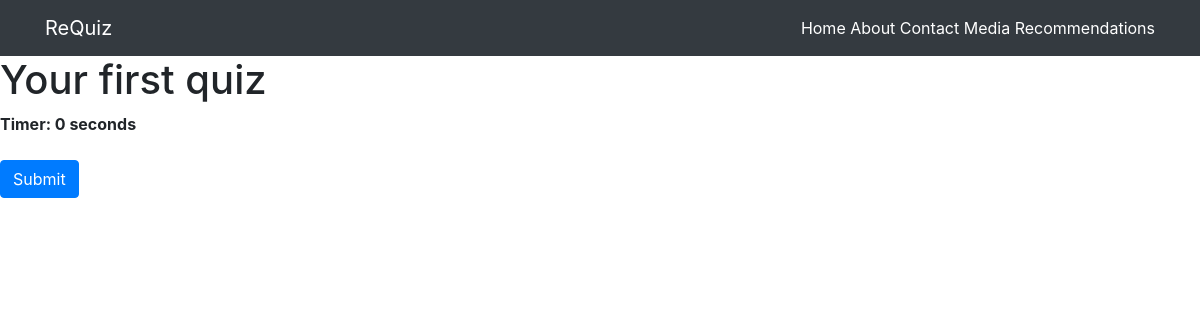
Before: /start_lite/1 with the older database file.
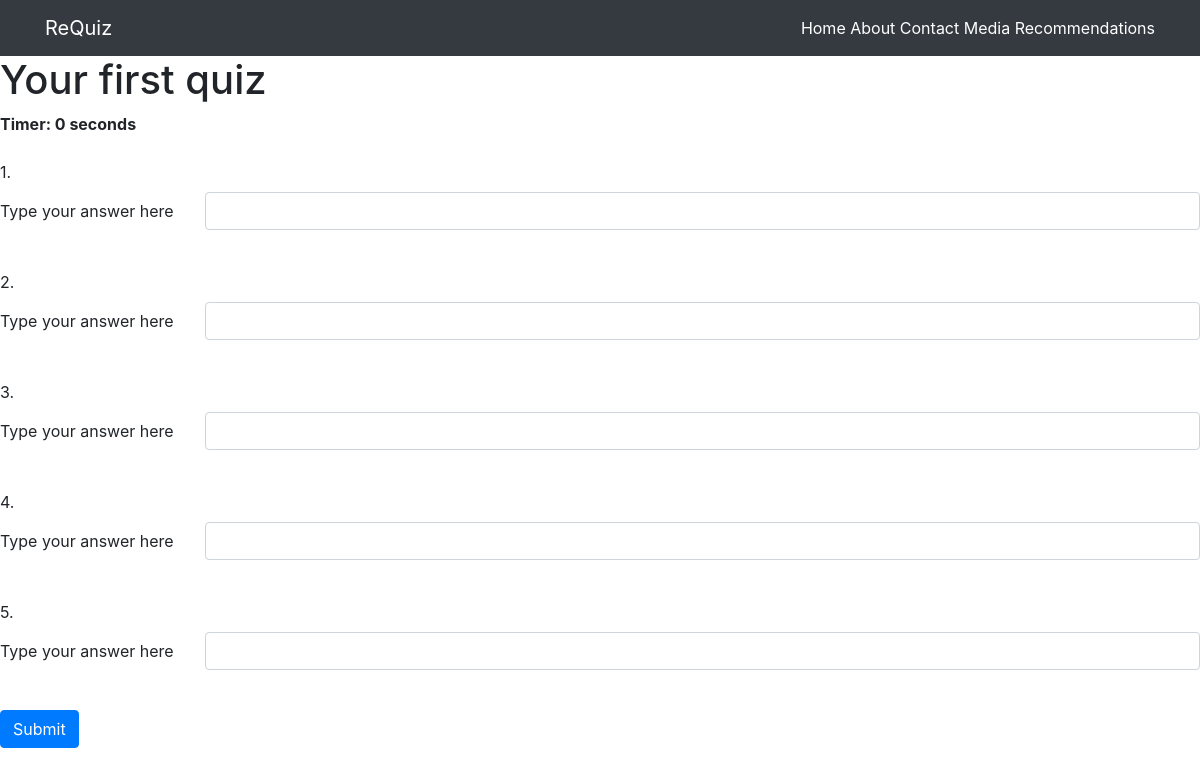
After: the same page with the newer database file.
### requiz/models.py (models this page shows, shortened)
class Updated(models.Model):
    date_updated = models.DateTimeField(verbose_name=_("Last Updated"), auto_now=True)
    class Meta:
        abstract = True

class Question(Updated):
    class Meta:
        verbose_name = _("Question")
        verbose_name_plural = _("Questions")
        ordering = ['id']
    SCALE = (
        (0, _('Fundamental')),
        (1, _('Beginner')),
        (2, _('Intermediate')),
        (3, _('Advanced')),
        (4, _('Expert'))
    )
    TYPE = (
        (0, _('Multiple Choice')),
    )
    quiz = models.ForeignKey(Quizzes, related_name="question", on_delete=DO_NOTHING)
    technique = models.IntegerField(choices=TYPE, default=0, verbose_name=_("Type of Question"))
    title = models.CharField(max_length=255, verbose_name=_("Title"))
    difficulty = models.IntegerField(choices=SCALE, default=0, verbose_name=_("Difficulty"))
    created_at = models.DateTimeField(auto_now_add=True)
    is_active = models.BooleanField(default=False, verbose_name=_("Active Status"))

### requiz/views.py (the view)
# urls.py: path('start_lite/<int:user_id>', views.start_lite),
def start_lite(request, user_id):
    context = {
        'user': KidUser.objects.get(id = user_id),
        'questions': Question.objects.all()
    }
    return render(request, "quizlite.html", context)

### requiz/templates/quizlite.html (shortened to what this page needs)
<!DOCTYPE html>
<html lang="en">
<head>
    <link rel="stylesheet" href="https://stackpath.bootstrapcdn.com/bootstrap/4.5.2/css/bootstrap.min.css"
>
    {% load static %}
    <link rel="stylesheet" href="{% static 'css/quizlite.css' %}">
</head>
<body>
    <nav class="navbar navbar-expand-lg navbar-dark bg-dark">
        <div class="container">
            <a class="navbar-brand" href="/">ReQuiz</a>
            <div class="collapse navbar-collapse" id="navbarText">
                <span class="navbar-text">
                    <a href="/">Home</a>
                    <a href="/about">About</a>
                    <a href="/contact">Contact</a>
                    <a href="/media">Media</a>
                    <a href="/recommend">Recommendations</a>
                </span>
            </div>
        </div>
    </nav>
    <h1>Your first quiz</h1>
    <div  id="displaytimer"><b>Timer: 0 seconds</b></div>
    <form action="/process_quiz" method="POST">
        {% for question in questions %}
        <label for="question"> {{question.id}}. {{question.question}}</label>
        <div class="row mb-3">
            <label for="answer" class="col-sm-2 col-form-label">Type your answer here</label>
            <div class="col-sm-10">
                <input type="text" class="form-control" name="answer">
            </div>
        </div>
        {% endfor %}
        <br>
        <button type="submit" class="btn btn-primary">Submit</button>
    </form>
</body>
</html>

### requiz/static/css/quizlite.css (style rules this page uses)
#displaytimer { align-items: flex-end; }

Changed rows visible on the page:
added Question: id "1"
added Question: id "2"
added Question: id "3"
added Question: id "4"
added Question: id "5"
